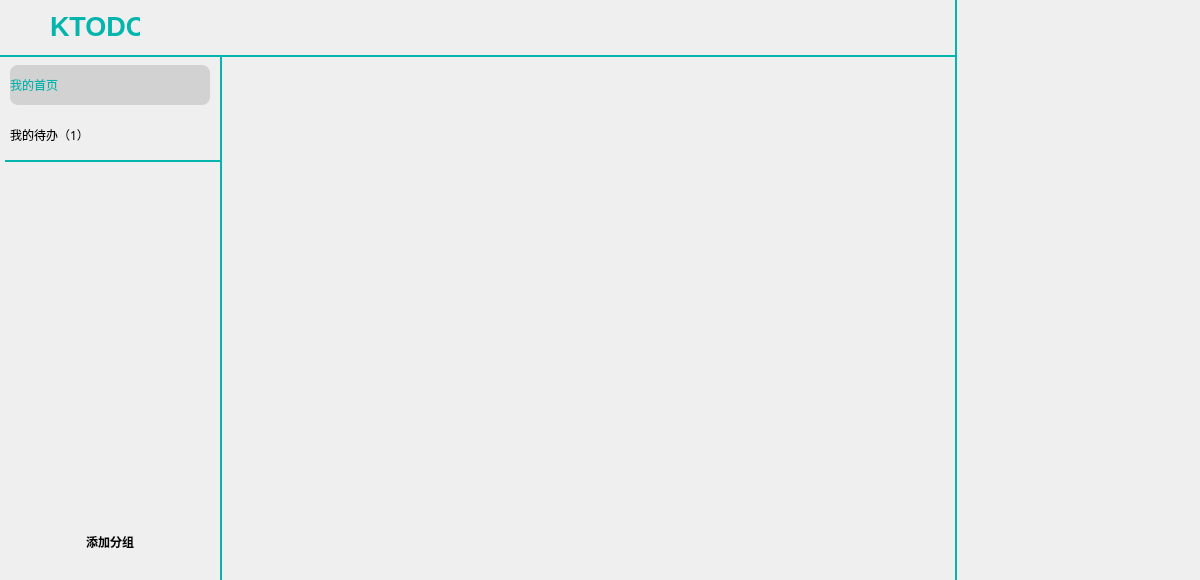
<?xml version="1.0" encoding="UTF-8"?>
<ui version="4.0">
 <class>KMainWindowClass</class>
 <widget class="QMainWindow" name="KMainWindowClass">
  <property name="geometry">
   <rect>
    <x>0</x>
    <y>0</y>
    <width>1200</width>
    <height>580</height>
   </rect>
  </property>
  <property name="minimumSize">
   <size>
    <width>1200</width>
    <height>580</height>
   </size>
  </property>
  <property name="maximumSize">
   <size>
    <width>1200</width>
    <height>580</height>
   </size>
  </property>
  <property name="windowTitle">
   <string>KTodoList</string>
  </property>
  <widget class="QWidget" name="centralWidget">
   <widget class="QLabel" name="left_up_icon">
    <property name="geometry">
     <rect>
      <x>4</x>
      <y>4</y>
      <width>42</width>
      <height>42</height>
     </rect>
    </property>
    <property name="styleSheet">
     <string notr="true"/>
    </property>
    <property name="text">
     <string/>
    </property>
   </widget>
   <widget class="QLabel" name="m_softwarename_label">
    <property name="geometry">
     <rect>
      <x>50</x>
      <y>6</y>
      <width>90</width>
      <height>42</height>
     </rect>
    </property>
    <property name="text">
     <string>&lt;html&gt;&lt;head/&gt;&lt;body&gt;&lt;p align=&quot;center&quot;&gt;&lt;span style=&quot; font-size:20pt; font-weight:600; color:#04b5ad;&quot;&gt;KTODO&lt;/span&gt;&lt;/p&gt;&lt;/body&gt;&lt;/html&gt;</string>
    </property>
   </widget>
   <widget class="QPushButton" name="splite_line">
    <property name="geometry">
     <rect>
      <x>0</x>
      <y>55</y>
      <width>956</width>
      <height>2</height>
     </rect>
    </property>
    <property name="styleSheet">
     <string notr="true">background-color: rgb(4, 181, 173);
color: rgb(4, 181, 173);
border: none;</string>
    </property>
    <property name="text">
     <string/>
    </property>
   </widget>
   <widget class="QPushButton" name="splite_line_2">
    <property name="geometry">
     <rect>
      <x>220</x>
      <y>56</y>
      <width>2</width>
      <height>530</height>
     </rect>
    </property>
    <property name="styleSheet">
     <string notr="true">background-color: rgb(4, 181, 173);
color: rgb(4, 181, 173);
border: none;         </string>
    </property>
    <property name="text">
     <string/>
    </property>
   </widget>
   <widget class="QPushButton" name="m_myhome_btn">
    <property name="geometry">
     <rect>
      <x>10</x>
      <y>65</y>
      <width>200</width>
      <height>40</height>
     </rect>
    </property>
    <property name="styleSheet">
     <string notr="true">text-align: left;
border-radius: 8px;
font-family: Microsoft YaHei;
color: rgb(4,181,173);
background-color: rgb(210, 210, 210);</string>
    </property>
    <property name="text">
     <string>我的首页</string>
    </property>
    <property name="icon">
     <iconset resource="kmainwindow.qrc">
      <normaloff>:/mainwindow/icons/home-on-mouse.png</normaloff>:/mainwindow/icons/home-on-mouse.png</iconset>
    </property>
    <property name="iconSize">
     <size>
      <width>30</width>
      <height>30</height>
     </size>
    </property>
   </widget>
   <widget class="QPushButton" name="m_mytodos_btn">
    <property name="geometry">
     <rect>
      <x>10</x>
      <y>115</y>
      <width>200</width>
      <height>40</height>
     </rect>
    </property>
    <property name="font">
     <font>
      <family>Microsoft YaHei</family>
      <pointsize>9</pointsize>
      <weight>50</weight>
      <italic>false</italic>
      <bold>false</bold>
     </font>
    </property>
    <property name="styleSheet">
     <string notr="true">text-align: left;
border-radius: 8px;
font-family: Microsoft YaHei;</string>
    </property>
    <property name="text">
     <string>我的待办（1）</string>
    </property>
    <property name="icon">
     <iconset resource="kmainwindow.qrc">
      <normaloff>:/mainwindow/icons/todo.png</normaloff>:/mainwindow/icons/todo.png</iconset>
    </property>
    <property name="iconSize">
     <size>
      <width>30</width>
      <height>30</height>
     </size>
    </property>
   </widget>
   <widget class="QStackedWidget" name="stackedWidget">
    <property name="geometry">
     <rect>
      <x>240</x>
      <y>80</y>
      <width>680</width>
      <height>470</height>
     </rect>
    </property>
   </widget>
   <widget class="QWidget" name="widget" native="true">
    <property name="geometry">
     <rect>
      <x>970</x>
      <y>10</y>
      <width>210</width>
      <height>540</height>
     </rect>
    </property>
   </widget>
   <widget class="QPushButton" name="splite_line_3">
    <property name="geometry">
     <rect>
      <x>5</x>
      <y>160</y>
      <width>216</width>
      <height>2</height>
     </rect>
    </property>
    <property name="styleSheet">
     <string notr="true">background-color: rgb(4, 181, 173);
color: rgb(4, 181, 173);
border: none;</string>
    </property>
    <property name="text">
     <string/>
    </property>
   </widget>
   <widget class="QListWidget" name="m_group_list">
    <property name="geometry">
     <rect>
      <x>10</x>
      <y>170</y>
      <width>200</width>
      <height>350</height>
     </rect>
    </property>
    <property name="styleSheet">
     <string notr="true">border: none;
background: transparent;</string>
    </property>
   </widget>
   <widget class="QPushButton" name="m_addgroup_btn">
    <property name="geometry">
     <rect>
      <x>10</x>
      <y>525</y>
      <width>200</width>
      <height>33</height>
     </rect>
    </property>
    <property name="font">
     <font>
      <family>Microsoft YaHei</family>
      <pointsize>9</pointsize>
      <weight>75</weight>
      <bold>true</bold>
     </font>
    </property>
    <property name="styleSheet">
     <string notr="true">border-radius: 4px;
font-family: Microsoft YaHei;</string>
    </property>
    <property name="text">
     <string>添加分组</string>
    </property>
    <property name="icon">
     <iconset resource="kmainwindow.qrc">
      <normaloff>:/mainwindow/icons/add.png</normaloff>:/mainwindow/icons/add.png</iconset>
    </property>
    <property name="iconSize">
     <size>
      <width>30</width>
      <height>30</height>
     </size>
    </property>
   </widget>
   <widget class="QPushButton" name="splite_line_4">
    <property name="geometry">
     <rect>
      <x>955</x>
      <y>0</y>
      <width>2</width>
      <height>580</height>
     </rect>
    </property>
    <property name="styleSheet">
     <string notr="true">background-color: rgb(4, 181, 173);
color: rgb(4, 181, 173);
border: none;         </string>
    </property>
    <property name="text">
     <string/>
    </property>
   </widget>
  </widget>
 </widget>
 <layoutdefault spacing="6" margin="11"/>
 <resources>
  <include location="kmainwindow.qrc"/>
 </resources>
 <connections/>
</ui>
